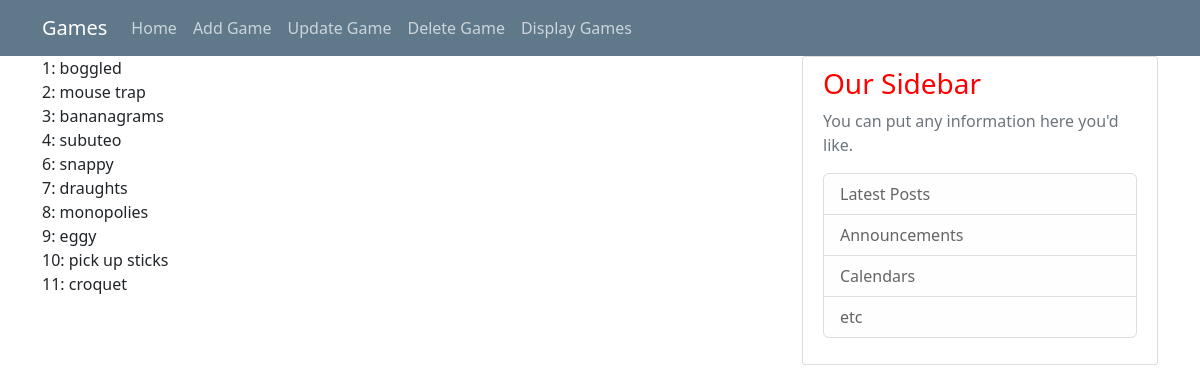
The app's page /display_games with its own data.
### application/models.py (models this page shows)
class Games(db.Model):
    id = db.Column(db.Integer, primary_key=True)
    name = db.Column(db.String(30))

### application/routes.py (the view)
@app.route('/display_games')
def display_games():
    all_games = Games.query.all()
    return render_template('display_games.html', games=all_games)

### application/templates/display_games.html
{% extends "layout_master.html" %}
{% block body_content %}
    {% for game in games %}
        {{ game.id }}: {{ game.name }}<br>
    {% endfor %}
{% endblock body_content %}

### application/templates/layout_master.html (shortened to what this page needs)
<!DOCTYPE html>
<html lang="en">
<head>
    <link rel="stylesheet" type="text/css" href="{{ url_for('static', filename='main.css') }}">
</head>
<body>
    <header class="site-header">
      <section id="headnev" class="navbar navbar-expand-md navbar-dark bg-steel navbar-fixed-top">
        <div class="container">
          <a class="navbar-brand mr-4" href="/">Games</a>
            <div class="collapse navbar-collapse" id="navbarToggle">
                <div class="navbar-nav mr-auto">
                    <a class="nav-item nav-link" href="{{ url_for('home') }}">Home</a>
                    <a class="nav-item nav-link" href="{{ url_for('add') }}">Add Game</a>
                    <a class="nav-item nav-link" href="{{ url_for('update') }}">Update Game</a>
                    <a class="nav-item nav-link" href="{{ url_for('delete') }}">Delete Game</a>
                    <a class="nav-item nav-link" href="{{ url_for('display_games') }}">Display Games</a>
                </div>
            </div>
        </div>
      </section>
    </header>
    <main role="main" class="container">
      <div class="row">
        <div class="col-md-8">
            <p>{% block body_content %}{% endblock %}</p>
        </div>
                  <div class="col-md-4">
          <div class="content-section">
            <h3>Our Sidebar</h3>
            <p class='text-muted'>You can put any information here you'd like.
              <ul class="list-group">
                <li class="list-group-item list-group-item-light">Latest Posts</li>
                <li class="list-group-item list-group-item-light">Announcements</li>
                <li class="list-group-item list-group-item-light">Calendars</li>
                <li class="list-group-item list-group-item-light">etc</li>
              </ul>
            </p>
          </div>
        </div>
      </div>
    </main>
</body>
<link href="https://cdn.jsdelivr.net/npm/bootstrap@5.2.1/dist/css/bootstrap.min.css" rel="stylesheet">
</html>

### application/static/main.css (style rules this page uses)
body { background: #fafafa; color: #333333; margin-top: 5rem; }
h1, h2, h3, h4, h5, h6 { color: #FF0000; }
.bg-steel { background-color: #5f788a; }
.site-header .navbar-nav .nav-link { color: #cbd5db; }
.content-section { background: #ffffff; padding: 10px 20px; border: 1px solid #dddddd; border-radius: 3px; margin-bottom: 20px; }

### records on screen
Games: id "1", name "boggled"
Games: id "2", name "mouse trap"
Games: id "3", name "bananagrams"
Games: id "4", name "subuteo"
Games: id "6", name "snappy"
Games: id "7", name "draughts"
Games: id "8", name "monopolies"
Games: id "9", name "eggy"
Games: id "10", name "pick up sticks"
Games: id "11", name "croquet"
